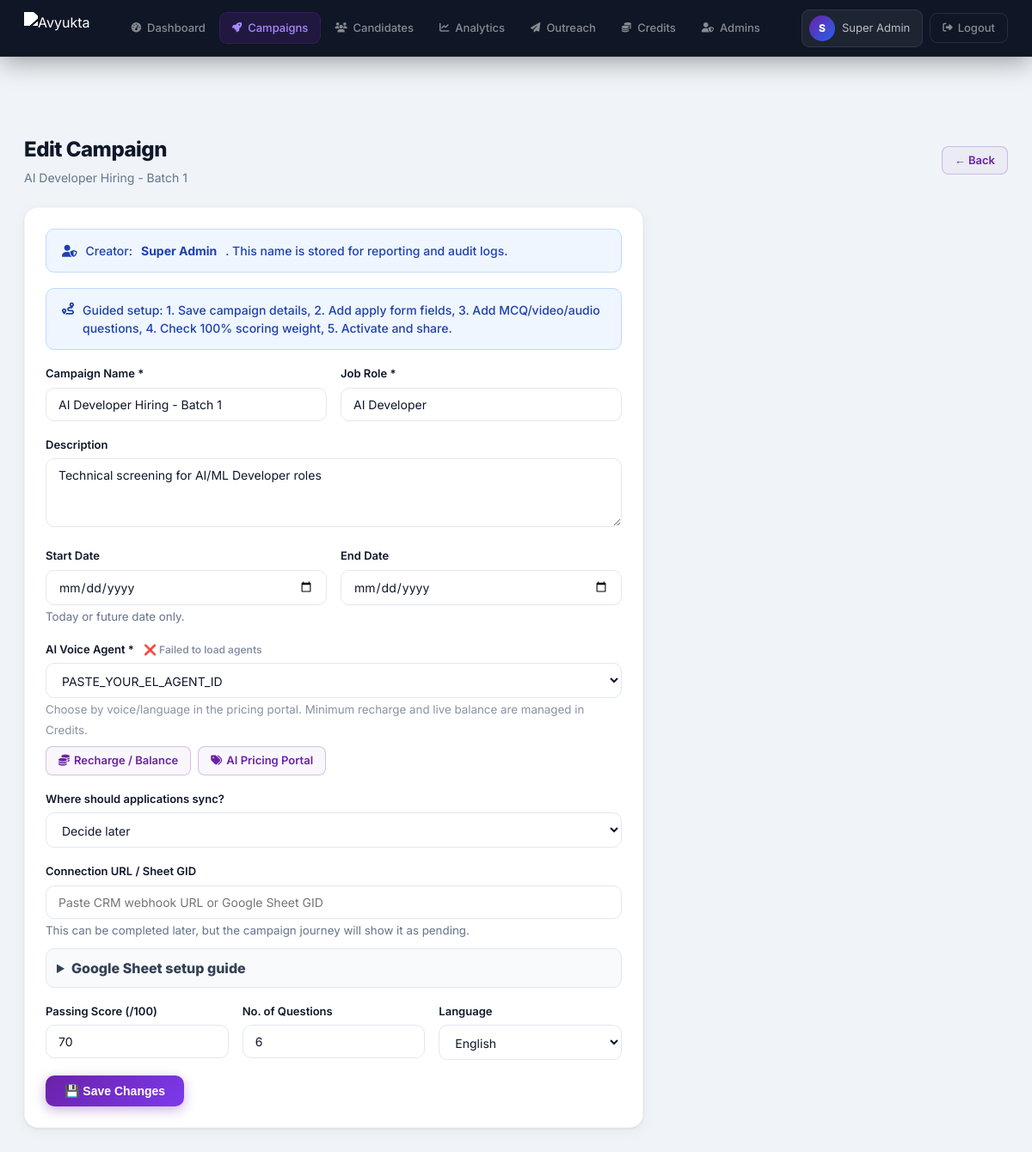
/campaigns.php?action=edit&id=1 (signed in), run on the app's committed database.
### tables this page shows
CREATE TABLE IF NOT EXISTS campaigns (
    id INT AUTO_INCREMENT PRIMARY KEY,
    org_id INT NOT NULL,
    created_by INT NOT NULL,
    name VARCHAR(255) NOT NULL,
    job_role VARCHAR(255),
    description TEXT,
    share_token VARCHAR(64) UNIQUE,
    start_date DATE NULL,
    end_date DATE NULL,
    integration_type ENUM('none','crm','google_sheet') DEFAULT 'none',
    integration_endpoint TEXT NULL,
    el_agent_id VARCHAR(150),
    passing_score INT DEFAULT 70,
    max_duration_minutes INT DEFAULT 15,
    num_questions INT DEFAULT 6,
    language ENUM('english','hinglish','hindi') DEFAULT 'english',
    status ENUM('draft','active','paused','completed') DEFAULT 'draft',
    created_at TIMESTAMP DEFAULT CURRENT_TIMESTAMP
);

CREATE TABLE IF NOT EXISTS users (
    id INT AUTO_INCREMENT PRIMARY KEY,
    org_id INT,
    name VARCHAR(255) NOT NULL,
    email VARCHAR(255) UNIQUE NOT NULL,
    password_hash VARCHAR(255) NOT NULL,
    role ENUM('super_admin','hr','recruiter') DEFAULT 'hr',
    is_active TINYINT DEFAULT 1,
    created_at TIMESTAMP DEFAULT CURRENT_TIMESTAMP
);

### includes/functions.php (called while the page is built, shortened)
<?php
require_once __DIR__ . '/db.php';
function verify_jwt($token = null) {
    if (!$token) {
        $headers = getallheaders();
        $auth = $headers['Authorization'] ?? $headers['authorization'] ?? '';
        $token = str_replace('Bearer ', '', $auth);
    }
    if (!$token && isset($_SESSION['token'])) $token = $_SESSION['token'];
    $parts = explode('.', $token);
    [$h, $p, $s] = $parts;
    $expected = rtrim(strtr(base64_encode(hash_hmac('sha256', "$h.$p", JWT_SECRET, true)), '+/', '-_'), '=');
    $data = json_decode(base64_decode(strtr($p, '-_', '+/')), true);
    return $data;
}
function require_auth() {
    $user = verify_jwt();
    return $user;
}

### includes/auth_check.php (called while the page is built)
<?php
require_once __DIR__ . '/functions.php';
$user = require_auth();
if (empty($user['name'])) {
    $u = db_fetch_one("SELECT name, email FROM users WHERE id=?", [$user['user_id']], 'i');
    $user['name']  = $u['name']  ?? 'Admin';
    $user['email'] = $u['email'] ?? '';
}

### includes/db.php (called while the page is built, shortened)
<?php
function get_db() {
    static $conn = null;
    if ($conn === null) {
        $conn = new mysqli(DB_HOST, DB_USER, DB_PASS, DB_NAME);
        $conn->set_charset('utf8mb4');
    }
    return $conn;
}
function db_fetch_all($sql, $params = [], $types = '') {
    $db = get_db();
    $stmt = $db->prepare($sql);
    $stmt->bind_param($types, ...$params);
    $stmt->execute();
    return $stmt->get_result()->fetch_all(MYSQLI_ASSOC);
}
function db_fetch_one($sql, $params = [], $types = '') {
    $rows = db_fetch_all($sql, $params, $types);
    return $rows[0] ?? null;
}

### campaigns.php (the view, shortened to what this page needs)
<?php
require_once __DIR__ . '/includes/auth_check.php';
$action      = $_GET['action'] ?? 'list';
$campaign_id = (int)($_GET['id'] ?? 0);
$campaigns = db_fetch_all(
    "SELECT ca.*, u.name AS creator_name,
            COUNT(DISTINCT c.id) as total_cands,
            COUNT(DISTINCT af.id) as apply_field_count,
            COUNT(DISTINCT q.id) as question_count
     FROM campaigns ca
     LEFT JOIN users u ON ca.created_by=u.id
     LEFT JOIN candidates c ON ca.id=c.campaign_id
     LEFT JOIN application_fields af ON af.campaign_id=ca.id AND af.is_active=1
     LEFT JOIN questions q ON q.campaign_id=ca.id
     WHERE ca.org_id=?
     GROUP BY ca.id
     ORDER BY ca.created_at DESC",
    [$user['org_id']], 'i'
);
$campaign  = $campaign_id ? db_fetch_one("SELECT ca.*, u.name AS creator_name, u.email AS creator_email FROM campaigns ca LEFT JOIN users u ON ca.created_by=u.id WHERE ca.id=? AND ca.org_id=?", [$campaign_id,$user['org_id']], 'ii') : null;
?>
<!DOCTYPE html>
<html lang="en">
<head>
<?php include __DIR__ . '/includes/head.php'; ?>
</head>
<body>
<?php include __DIR__ . '/includes/nav.php'; ?>
<div class="main-content">
<?php if ($action === 'list'): ?>
  <style>
    .campaign-actions{display:flex;gap:6px;flex-wrap:wrap;align-items:center}
    .campaign-actions .btn-sm,.campaign-actions .btn-green{white-space:nowrap}
    @media(max-width:900px){.campaign-table-wrap{overflow-x:auto}.campaign-actions{min-width:520px}}
  </style>
  <div class="page-header" style="display:flex;justify-content:space-between;align-items:center">
    <div><h2>Campaigns</h2><p>Manage all hiring campaigns</p></div>
    <a href="campaigns.php?action=new" class="btn-primary">+ New Campaign</a>
  </div>
  <?php if (!empty($_GET['msg'])): ?>
    <div class="alert alert-success">✅ Campaign <?= htmlspecialchars(str_replace('_',' ',$_GET['msg'])) ?>!</div>
  <?php endif; ?>
  <div class="card campaign-table-wrap">
    <table class="table">
      <thead><tr><th>Campaign</th><th>Created By</th><th>Job Role</th><th>AI Agent</th><th>Candidates</th><th>Pass Score</th><th>Status</th><th>Actions</th></tr></thead>
      <tbody>
        <?php foreach ($campaigns as $c): ?>
        <tr>
          <?php $applyLink = campaign_apply_link($c); ?>
          <td><strong><?= htmlspecialchars($c['name']) ?></strong><br><small style="color:#8892A4"><?= date('d M Y', strtotime($c['created_at'])) ?></small></td>
          <td><strong><?= htmlspecialchars($c['creator_name'] ?: 'Unknown') ?></strong><br><small style="color:#8892A4">Audit enabled</small></td>
          <td><?= htmlspecialchars($c['job_role']) ?></td>
          <td><small style="font-family:monospace;color:#0066FF"><?= $c['el_agent_id'] ? substr($c['el_agent_id'],0,20).'...' : '<span style="color:#dc3545">Not set</span>' ?></small></td>
          <td><?= $c['total_cands'] ?></td>
          <td><?= $c['passing_score'] ?>/100</td>
          <td><span class="badge badge-<?= $c['status'] ?>"><?= ucfirst($c['status']) ?></span></td>
          <td class="campaign-actions">
            <a href="campaigns.php?action=edit&id=<?= $c['id'] ?>" class="btn-sm">✏️ Edit</a>
            <a href="campaigns.php?action=apply_form&id=<?= $c['id'] ?>" class="btn-sm">Apply Form</a>
            <a href="campaigns.php?action=questions&id=<?= $c['id'] ?>" class="btn-sm">Questions</a>
            <a href="candidates.php?campaign_id=<?= $c['id'] ?>" class="btn-sm">Leads</a>
            <?php if ((int)$c['apply_field_count'] > 0): ?>
            <button type="button" class="btn-sm" onclick="copyCampaignLink(<?= htmlspecialchars(json_encode($applyLink), ENT_QUOTES, 'UTF-8') ?>)">Copy Link</button>
            <a href="https://wa.me/?text=<?= urlencode('Apply here: ' . $applyLink) ?>" target="_blank" rel="noopener" class="btn-sm" style="color:#16A34A;border-color:#16A34A40;background:#16A34A10">WhatsApp</a>
            <?php else: ?>
            <a href="campaigns.php?action=apply_form&id=<?= $c['id'] ?>" class="btn-sm" style="color:#B45309;border-color:#F59E0B55;background:#FEF3C7">Form Pending</a>
            <?php endif; ?>
            <?php if ($c['status'] !== 'active'): ?>
              <form method="POST" action="campaigns.php?action=activate&id=<?= $c['id'] ?>" style="display:inline">
                <?= csrf_input() ?>
                <button type="submit" class="btn-green" style="padding:5px 12px;font-size:13px">▶ Activate</button>
              </form>
            <?php endif; ?>
            <a href="campaigns.php?action=delete_campaign&id=<?= $c['id'] ?>&csrf_token=<?= urlencode(csrf_token()) ?>" class="btn-danger" style="padding:5px 12px;font-size:13px;text-decoration:none" onclick="return confirm('Delete this campaign and all mapped candidates/interview data? This cannot be undone.')">Delete</a>
          </td>
        </tr>
        <?php endforeach; ?>
        <?php if (empty($campaigns)): ?>
        <tr><td colspan="8" style="text-align:center;padding:32px;color:#8892A4">No campaigns yet. <a href="campaigns.php?action=new">Create your first →</a></td></tr>
        <?php endif; ?>
      </tbody>
    </table>
  </div>
<?php elseif ($action === 'new' || ($action === 'edit' && $campaign)): ?>
  <?php $is_edit = ($action === 'edit'); ?>
  <div class="page-header" style="display:flex;justify-content:space-between;align-items:center">
    <div><h2><?= $is_edit ? 'Edit Campaign' : 'New Campaign' ?></h2><p><?= $is_edit ? htmlspecialchars($campaign['name']) : 'Set up a new hiring campaign' ?></p></div>
    <a href="campaigns.php" class="btn-sm">← Back</a>
  </div>
  <div class="card" style="max-width:720px">
    <form method="POST" action="campaigns.php?action=<?= $is_edit ? 'edit_save' : 'save' ?><?= $is_edit ? '&id='.$campaign_id : '' ?>">
      <div class="alert alert-info" style="margin-bottom:18px">
        <i class="fa-solid fa-user-shield"></i>
        Creator: <strong><?= htmlspecialchars($is_edit ? ($campaign['creator_name'] ?: $user['name']) : $user['name']) ?></strong>. This name is stored for reporting and audit logs.
      </div>
      <div class="alert alert-info" style="margin-bottom:18px;align-items:flex-start">
        <i class="fa-solid fa-route" style="margin-top:2px"></i>
        <div>
          Guided setup: 1. Save campaign details, 2. Add apply form fields, 3. Add MCQ/video/audio questions, 4. Check 100% scoring weight, 5. Activate and share.
        </div>
      </div>
      <div style="display:grid;grid-template-columns:1fr 1fr;gap:16px">
        <div class="form-group">
          <label class="form-label">Campaign Name *</label>
          <input type="text" name="name" class="form-control" value="<?= htmlspecialchars($campaign['name'] ?? '') ?>" placeholder="AI Developer Batch 1" required>
        </div>
        <div class="form-group">
          <label class="form-label">Job Role *</label>
          <input type="text" name="job_role" class="form-control" value="<?= htmlspecialchars($campaign['job_role'] ?? '') ?>" placeholder="AI Developer" required>
        </div>
      </div>
      <div class="form-group">
        <label class="form-label">Description</label>
        <textarea name="description" class="form-control"><?= htmlspecialchars($campaign['description'] ?? '') ?></textarea>
      </div>
      <div style="display:grid;grid-template-columns:1fr 1fr;gap:16px">
        <div class="form-group">
          <label class="form-label">Start Date</label>
          <input type="date" name="start_date" class="form-control" min="<?= date('Y-m-d') ?>" value="<?= htmlspecialchars($campaign['start_date'] ?? '') ?>">
          <small style="color:#64748B">Today or future date only.</small>
        </div>
        <div class="form-group">
          <label class="form-label">End Date</label>
          <input type="date" name="end_date" class="form-control" min="<?= date('Y-m-d') ?>" value="<?= htmlspecialchars($campaign['end_date'] ?? '') ?>">
        </div>
      </div>
      <div class="form-group">
        <label class="form-label">AI Voice Agent *
          <span id="agent-loading" style="color:#8892A4;font-size:12px;margin-left:8px">Loading agents...</span>
        </label>
        <select name="el_agent_id" id="agent-select" class="form-control" required>
          <?php if (!empty($campaign['el_agent_id'])): ?>
            <option value="<?= htmlspecialchars($campaign['el_agent_id']) ?>" selected><?= htmlspecialchars($campaign['el_agent_id']) ?></option>
          <?php endif; ?>
        </select>
        <small style="color:#8892A4">Choose by voice/language in the pricing portal. Minimum recharge and live balance are managed in Credits.</small>
        <div style="display:flex;gap:8px;flex-wrap:wrap;margin-top:8px">
          <a class="btn-sm" href="credits.php" target="_blank" rel="noopener"><i class="fa-solid fa-coins"></i> Recharge / Balance</a>
          <a class="btn-sm" href="credits.php#pricing" target="_blank" rel="noopener"><i class="fa-solid fa-tags"></i> AI Pricing Portal</a>
        </div>
      </div>
      <div class="form-group">
        <label class="form-label">Where should applications sync?</label>
        <select name="integration_type" class="form-control" id="integrationType" onchange="updateIntegrationHelp()">
          <option value="none" <?= ($campaign['integration_type'] ?? 'none') === 'none' ? 'selected' : '' ?>>Decide later</option>
        </select>
      </div>
      <div class="form-group">
        <label class="form-label">Connection URL / Sheet GID</label>
        <input type="text" name="integration_endpoint" id="integrationEndpoint" class="form-control" value="<?= htmlspecialchars($campaign['integration_endpoint'] ?? '') ?>" placeholder="Paste CRM webhook URL or Google Sheet GID">
        <small id="integrationHelp" style="color:#64748B">This can be completed later, but the campaign journey will show it as pending.</small>
        <details style="margin-top:10px;background:#F8FAFC;border:1px solid #E2E8F0;border-radius:10px;padding:10px 12px">
          <summary style="cursor:pointer;font-weight:800;color:#334155">Google Sheet setup guide</summary>
        </details>
      </div>
      <div style="display:grid;grid-template-columns:1fr 1fr 1fr;gap:16px">
        <div class="form-group">
          <label class="form-label">Passing Score (/100)</label>
          <input type="number" name="passing_score" class="form-control" value="<?= $campaign['passing_score'] ?? 70 ?>" min="0" max="100">
        </div>
        <div class="form-group">
          <label class="form-label">No. of Questions</label>
          <input type="number" name="num_questions" class="form-control" value="<?= $campaign['num_questions'] ?? 6 ?>" min="1" max="20">
        </div>
        <div class="form-group">
          <label class="form-label">Language</label>
          <select name="language" class="form-control">
            <option value="english" <?= ($campaign['language']??'english')==='english'?'selected':'' ?>>English</option>
          </select>
        </div>
      </div>
      <button type="submit" class="btn-primary"><?= $is_edit ? '💾 Save Changes' : 'Save & Add Questions →' ?></button>
    </form>
  </div>
<?php endif; ?>
</div>
</body>
</html>

### includes/nav.php
<?php $current = basename($_SERVER['PHP_SELF']); $initials = strtoupper(substr($user['name'] ?? 'A', 0, 1)); ?>
<nav class="navbar">
  <div class="nav-logo">
    <img src="https://www.avyukta.in/assets/images/logoo.png" alt="Avyukta" style="height:38px;width:auto;filter:brightness(0) invert(1);">
  </div>
  <div class="nav-links">
    <a href="/dashboard.php" class="<?= $current==='dashboard.php'?'active':'' ?>"><i class="fa-solid fa-gauge-high fa-sm"></i> Dashboard</a>
    <a href="/campaigns.php" class="<?= $current==='campaigns.php'?'active':'' ?>"><i class="fa-solid fa-rocket fa-sm"></i> Campaigns</a>
    <a href="/candidates.php" class="<?= $current==='candidates.php'?'active':'' ?>"><i class="fa-solid fa-users fa-sm"></i> Candidates</a>
    <a href="/analytics.php" class="<?= $current==='analytics.php'?'active':'' ?>"><i class="fa-solid fa-chart-line fa-sm"></i> Analytics</a>
    <a href="/outreach.php" class="<?= $current==='outreach.php'?'active':'' ?>"><i class="fa-solid fa-paper-plane fa-sm"></i> Outreach</a>
    <a href="/credits.php" class="<?= $current==='credits.php'?'active':'' ?>"><i class="fa-solid fa-coins fa-sm"></i> Credits</a>
    <?php if (($user['role'] ?? '') === 'super_admin'): ?>
    <a href="/admins.php" class="<?= $current==='admins.php'?'active':'' ?>"><i class="fa-solid fa-user-shield fa-sm"></i> Admins</a>
    <?php endif; ?>
  </div>
  <div class="nav-right">
    <div class="nav-user">
      <div class="nav-avatar"><?= htmlspecialchars($initials) ?></div>
      <span><?= htmlspecialchars($user['name'] ?? 'Admin') ?></span>
    </div>
    <a href="/logout.php" class="nav-logout"><i class="fa-solid fa-right-from-bracket fa-sm"></i> Logout</a>
  </div>
</nav>

### data on the page
campaigns: users.name "S", users.name "Super Admin", name "AI Developer Hiring - Batch 1", job_role "AI Developer", description "Technical screening for AI/ML Developer roles", el_agent_id "PASTE_YOUR_EL_AGENT_ID", integration_type "Decide later", passing_score "70", num_questions "6", language "English"
